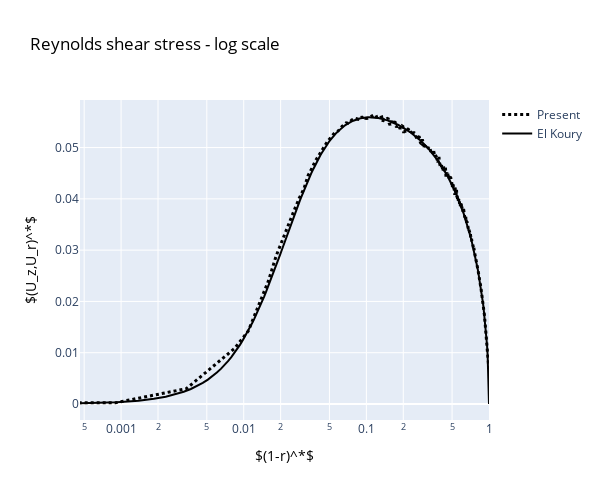

Notebook code cell kept with this figure:
### Code cell
fig = go.Figure()
fig.add_trace(go.Scatter(x=df_avg.dist_norm, y=shear_stress_rms_smoothed, 
                         name='Present', line = dict(color='black', width=3,   dash='dot')))
fig.add_trace(go.Scatter(x=df.OneMin_rPlus, y=df.UzUrPlus, 
                         name='El Koury', line = dict(color='black')))

fig.update_layout(
    title = dict(text ="Reynolds shear stress - log scale", font =dict(color ='black')),
    xaxis_title = dict(text ='$(1-r)^*$', font= dict(color ='black')),
    yaxis_title =dict(text ='$(U_z,U_r)^*$', font= dict(color ='black')),
    xaxis_type="log", 
    autosize=False,
    width=600,
    height=500)

fig.show()

### Figure 1 — Plotly figure (JSON) as saved in the notebook; plotly's stock layout.template omitted (floating-point values rounded to 4 significant figures; data arrays with more than 128 entries replaced by an {"elided": "..."} marker saying what was removed)
{"data": [{"line": {"color": "black", "dash": "dot", "width": 3}, "name": "Present", "type": "scatter", "x": {"elided": "346 float values"}, "y": {"elided": "346 float values"}}, {"line": {"color": "black"}, "name": "El Koury", "type": "scatter", "x": {"elided": "318 float values"}, "y": {"elided": "318 float values"}}], "layout": {"autosize": false, "height": 500, "title": {"font": {"color": "black"}, "text": "Reynolds shear stress - log scale"}, "width": 600, "xaxis": {"title": {"font": {"color": "black"}, "text": "$(1-r)^*$"}, "type": "log"}, "yaxis": {"title": {"font": {"color": "black"}, "text": "$(U_z,U_r)^*$"}}}}
